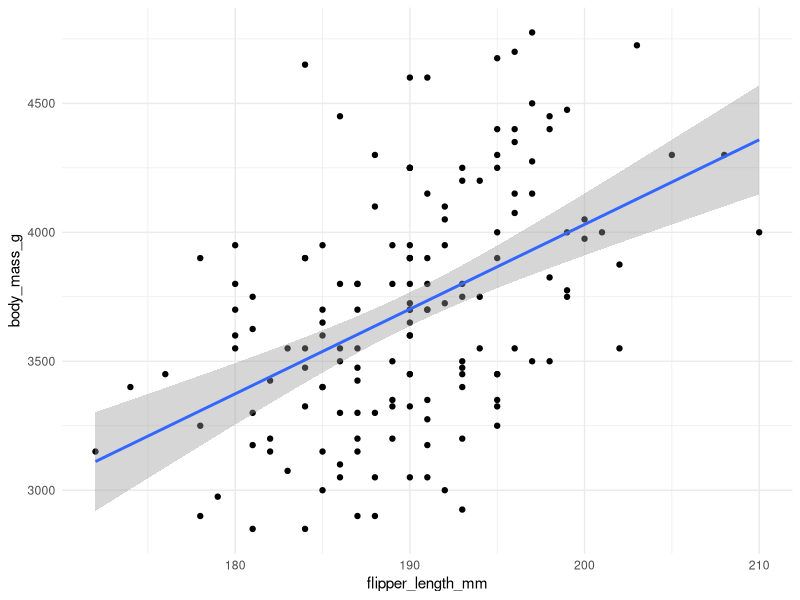
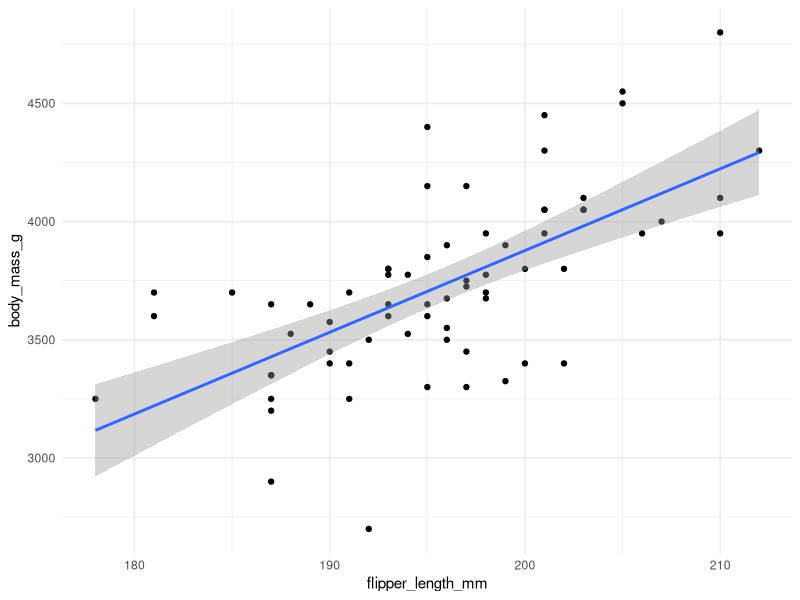
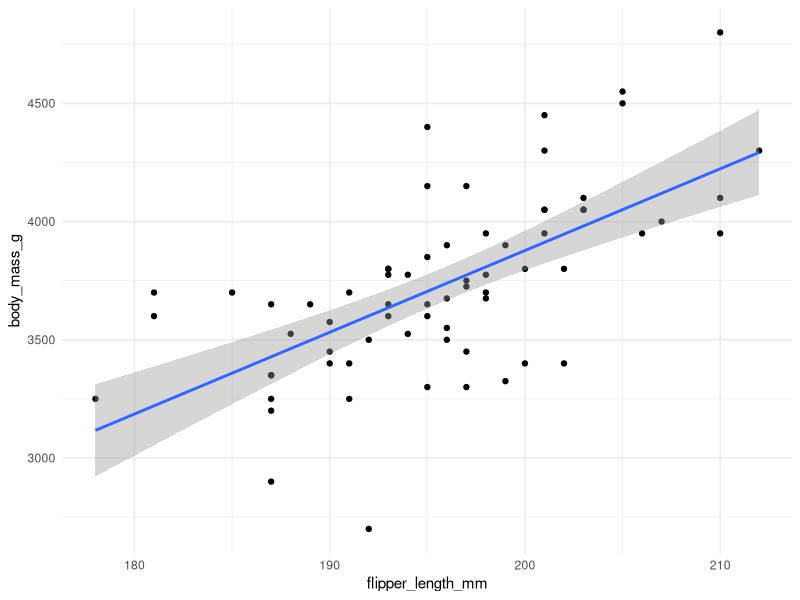
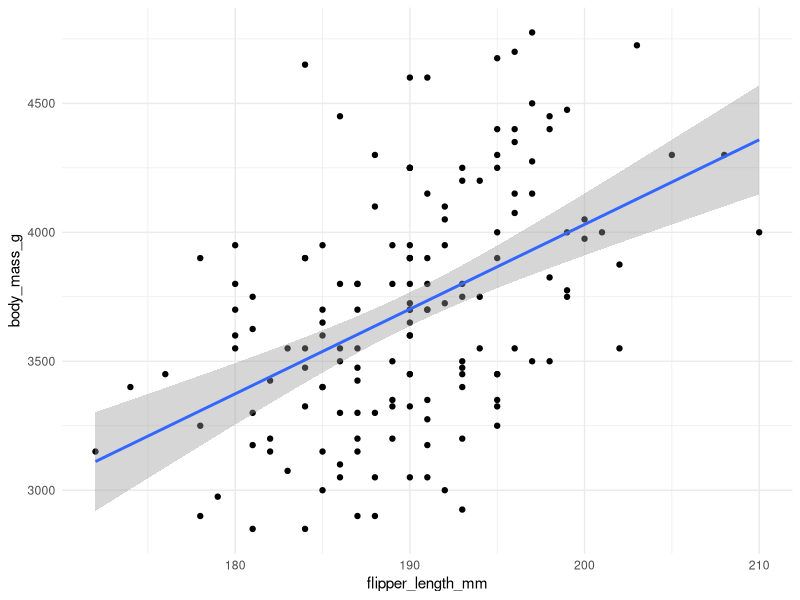
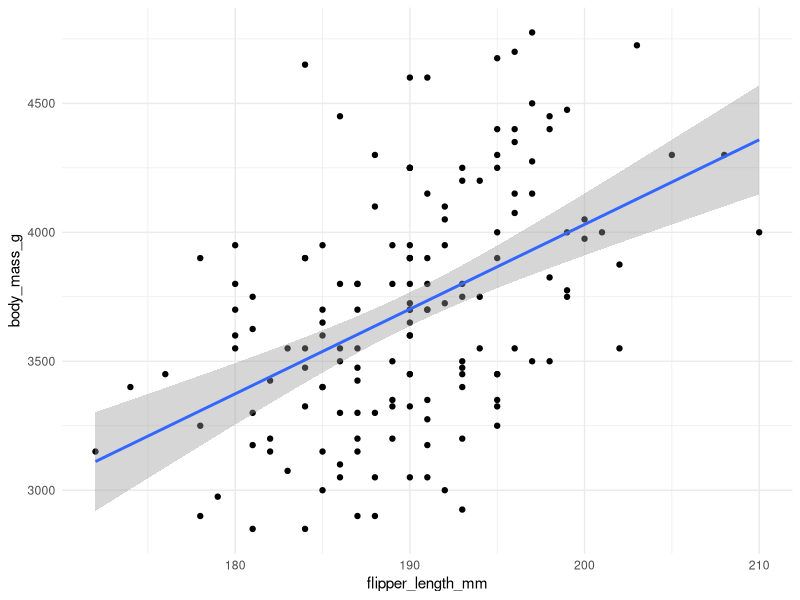
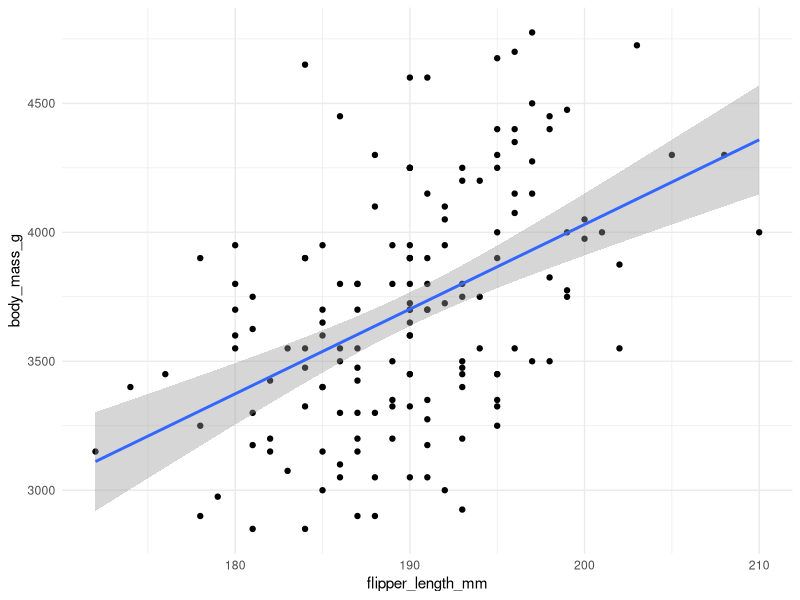
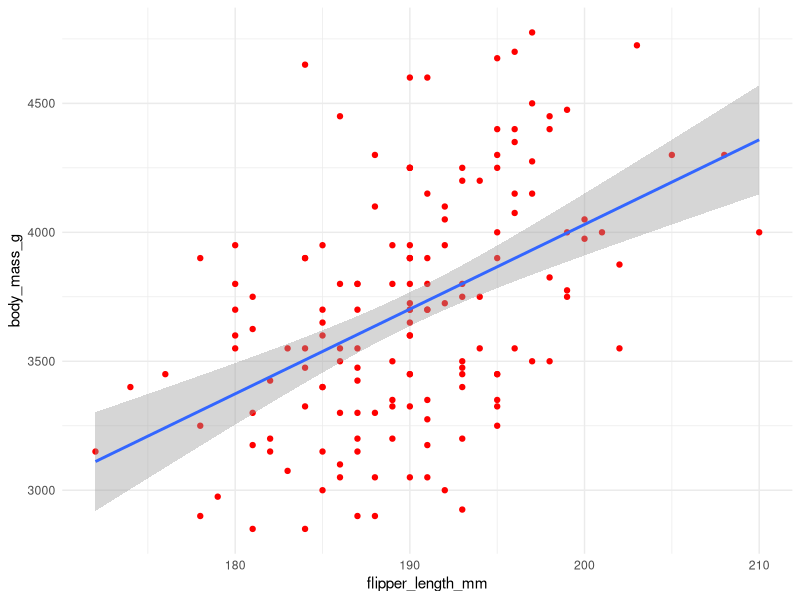

Write the R code that produced these figures, in order. (Note: this script raises an error after producing the figures.)
## ---- chunk 1
#| label: setup
#| include: false
#| eval: true
library(tidyverse)
library(palmerpenguins)
## ---- chunk 2
#| label: messy_script
library(tidyverse)
library(palmerpenguins)

# Adelie species
adelie <- filter(penguins, species == "Adelie")
ggplot(adelie, aes(flipper_length_mm, body_mass_g)) +
  geom_point() +
  geom_smooth(method = "lm") +
  theme_minimal()

# Chinstrap species
chinstrap <- filter(penguins, species == "Chinstrap")
ggplot(chinstrap, aes(flipper_length_mm, body_mass_g)) +
  geom_point() +
  geom_smooth(method = "lm") +
  theme_minimal()

# Gentoo species
gentoo <- filter(penguins, species == "Chinstrap")
ggplot(gentoo, aes(flipper_length_mm, body_mass_g)) +
  geom_point() +
  geom_smooth(method = "lm") +
  theme_minimal()
## ---- chunk 3
#| label: function_example
#| eval: true
add_numbers <- function(x, y) {
  x + y
}

add_numbers(1, 1)
add_numbers(x = 1, y = 1)
## ---- chunk 4
adelie <- filter(penguins, species == "Adelie")
ggplot(adelie, aes(flipper_length_mm, body_mass_g)) +
  geom_point() +
  geom_smooth(method = "lm") +
  theme_minimal()
## ---- chunk 5
# generic penguin function
plot_penguins <- function(data) {
  ggplot(data, aes(flipper_length_mm, body_mass_g)) +
    geom_point() +
    geom_smooth(method = "lm") +
    theme_minimal()
}
# apply the function to the Adelie data
adelie <- filter(penguins, species == "Adelie")
plot_penguins(adelie)
## ---- chunk 6
# Define a default color for penguin data points
plot_penguins <- function(data, color = "black") {
  ggplot(data, aes(flipper_length_mm, body_mass_g)) +
    geom_point(color = color) +
    geom_smooth(method = "lm") +
    theme_minimal()
}
# Call the function with the default black color
plot_penguins(adelie)
# Call the function with a custom color
plot_penguins(adelie, color = "red")
## ---- chunk 7
sqrt(1)
sqrt(2)
sqrt(3)
## ---- chunk 8
# for loop
for (x in 1:3) {
  sqrt(x)
}

# Functions from the apply family
lapply(1:3, sqrt) # a list
sapply(1:3, sqrt) # a vector
## ---- chunk 9
# x: a list or vector to iterate over
# f: a function to apply to each element of x
map(x, f)
## ---- chunk 10
#| label: map_example
#| eval: true
# The map function always returns its result as a list
library(purrr)
map(1:3, sqrt)
## ---- chunk 11
# return result as list (always works)
map(1:3, sqrt)
# return results as double vector (only works if results are single numbers)
map_dbl(1:3, sqrt)
## ---- chunk 12
# round the number pi to a different number of digits
round(pi, digits = 1)
round(pi, digits = 2)
round(pi, digits = 3)
## ---- chunk 13
# iterator is passed to the first argument not as `digits`
map(1:3, round)
## ---- chunk 14
map(1:3, \(x) round(pi, digits = x))
# same as
map(1:3, function(x) round(pi, digits = x))
## ---- chunk 15
#| eval: true
# split the penguins data into a named list of data frames, one per species
by_species <- split(penguins, penguins$species)

names(by_species)        # "Adelie" "Chinstrap" "Gentoo"
by_species[["Adelie"]]   # each element is a data frame
## ---- chunk 16
plots <- map(by_species, plot_penguins)
# Look at one individual plot
plots[["Adelie"]]
## ---- chunk 17
plots <- penguins |>
  split(penguins$species) |>
  map(plot_penguins)
## ---- chunk 18
# Create all plots and save them in a list -> results we want back
plots <- penguins |>
  split(penguins$species) |>
  map(plot_penguins)

# Take the list of plots and print them -> side effect we want (the printing)
walk(plots, print)              # draw each plot
## ---- chunk 19
# Walk 2 iterates over 2 inputs (x, y) in parallel
walk2(plots, names(plots), function(x, y) {ggsave(
  paste0("plots/", y, ".png"), x
)})
